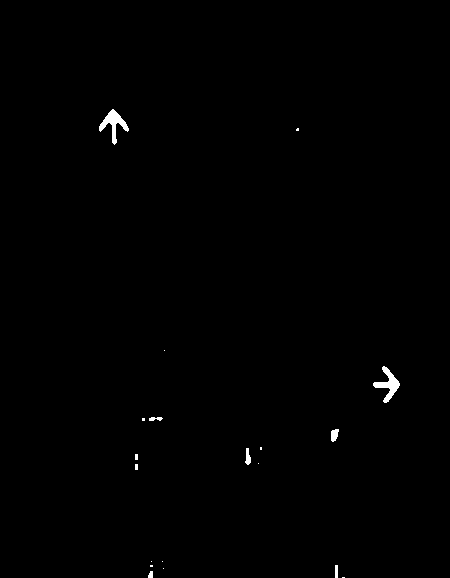
#> input picture AnalisisDeImagenes/ProyectoMorfologia/imagen_corregida.png, 450 x 578 px
$ python main.py
#> lines starting #> are read from the running program, lines starting #| are printed output that depends on the picture; after the words box and inside, x2 and y2 are one past the last pixel; in counts of white or black regions, pixels touching at a corner belong together
#> `imagen_binaria = cv2.imread('imagen_corregida.png', 0)  # Asegúrate de..`: imagen_binaria: shape (578, 450); 0.41% white; 19 white regions (12 under 20 px), largest, box (x1, y1, x2, y2) and area: (99, 109, 129, 145) 373, (373, 366, 400, 403) 362, (331, 429, 339, 442) 78
import cv2
import numpy as np

def aplicar_dilatacion(imagen, kernel):
    dilatada = cv2.dilate(imagen, kernel, iterations=1)
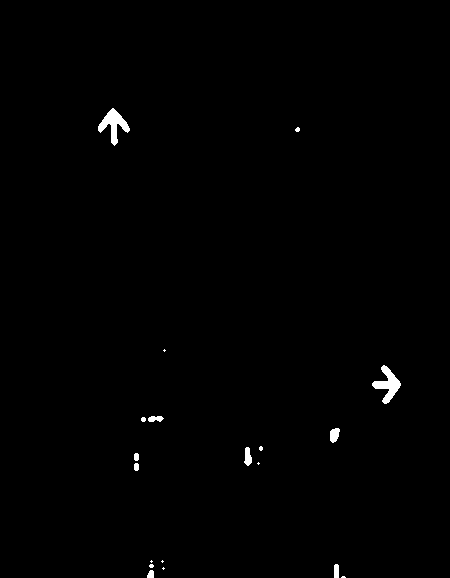
#> dilatada: shape (578, 450); 0.59% white; 19 white regions (9 under 20 px), largest, box (x1, y1, x2, y2) and area: (98, 108, 130, 146) 487, (372, 365, 401, 404) 469, (330, 428, 340, 443) 113
    return dilatada

def aplicar_erosion(imagen, kernel):
    erosionada = cv2.erode(imagen, kernel, iterations=1)
    return erosionada

def aplicar_hit_or_miss(imagen, kernel):
    transformacion = cv2.morphologyEx(imagen, cv2.MORPH_HITMISS, kernel)
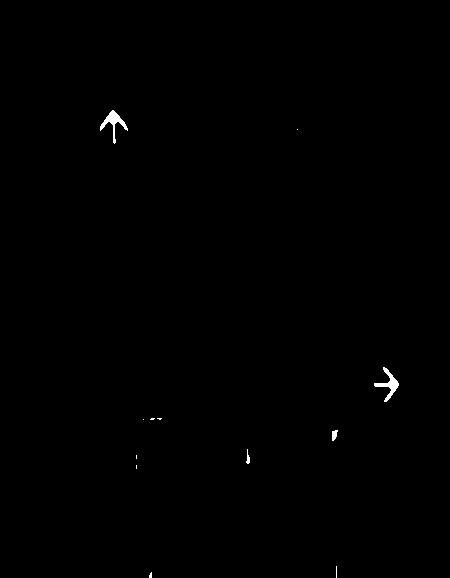
#> transformacion: shape (578, 450); 0.25% white; 12 white regions (8 under 20 px), largest, box (x1, y1, x2, y2) and area: (100, 110, 128, 144) 263, (374, 367, 399, 402) 259, (332, 430, 338, 441) 47, (246, 449, 250, 464) 32
    return transformacion

def aplicar_canny(imagen, umbral_min, umbral_max):
#> called with umbral_min = 100, umbral_max = 250
    bordes = cv2.Canny(imagen, umbral_min, umbral_max)
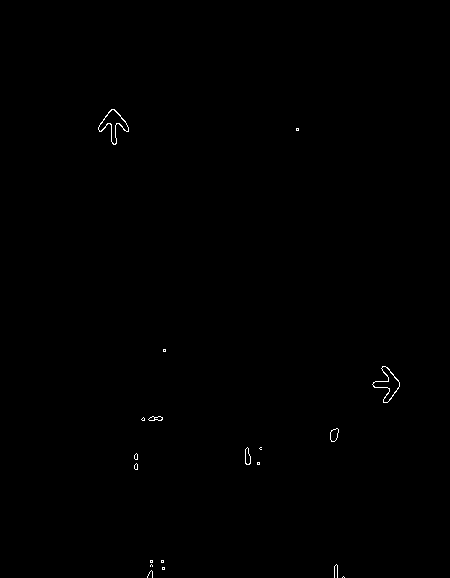
#> bordes: shape (578, 450); 0.2% white in thin lines or dots, all inside (x1, y1, x2, y2) = (98, 109, 400, 578)
    return bordes

def segmentar_flechas(imagen_binaria):
    # Definir el kernel
    kernel = np.array([[0, 1, 0],
                       [1, 1, 1],
                       [0, 1, 0]], dtype=np.uint8)

    # Aplicar dilatación para resaltar las características de las flechas
    # La dilatacion hace que la imagen se expanda en los pixeles correspondientes al kernel y se rellene con 1's si al menos un pixel del kernel es 1
    dilatada = aplicar_dilatacion(imagen_binaria, kernel)

    # Aplicar erosión para eliminar ruido
    # El proceso de la erosion consiste en aplicar el kernel a la imagen y si todos los pixeles del kernel son 1, entonces el pixel central se mantiene, de lo contrario se elimina
    # En este caso, se aplica el kernel a la imagen dilatada para eliminar el ruido y mantener las flechas
    erosionada = aplicar_erosion(dilatada, kernel)

    # Definir el kernel para Hit or Miss
    # Hit or Miss se realiza con un kernel de 3x3 con 1's en los píxeles que se quieren detectar y -1's en los píxeles que no se quieren detectar
    # Este kernel se aplica a la imagen erosionada para detectar las flechas y eliminar el resto de la imagen (incluyendo el ruido)
    kernel_hitmiss = np.array([[0, 1, 0], [1, 1, 1], [0, 1, 0]], int)

    # Aplicar Hit or Miss para identificar las flechas
    flechas = aplicar_hit_or_miss(erosionada, kernel_hitmiss)

    # Aplicar Canny para detectar bordes
    umbral_min = 100
    umbral_max = 250
    bordes = aplicar_canny(erosionada, umbral_min, umbral_max)

    # Mostrar las imágenes resultantes
    cv2.imshow('Dilatada', dilatada)
    cv2.imwrite('dilatada.jpg',dilatada)
    cv2.imshow('Erosionada', erosionada)
    cv2.imwrite('erosionada.jpg',erosionada)
    cv2.imshow('HitOrMiss', flechas)
    cv2.imwrite('HitOrMiss.jpg',flechas)
    cv2.imshow('Bordes (Canny)', bordes)
    cv2.imwrite('bordesCanny.jpg',bordes)
    cv2.waitKey(0)
    cv2.destroyAllWindows()

# Cargar la imagen binarizada de las flechas
imagen_binaria = cv2.imread('imagen_corregida.png', 0)  # Asegúrate de que 'imagen_binaria.png' existe y está en el directorio actual
# Segmentar las flechas
segmentar_flechas(imagen_binaria)
